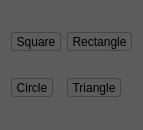
       <widget class="QWidget" name="geometryToolsPage">
        <property name="geometry">
         <rect>
          <x>0</x>
          <y>0</y>
          <width>130</width>
          <height>130</height>
         </rect>
        </property>
        <property name="styleSheet">
         <string notr="true">QWidget {
	background-color: #5C5C5C;
	background: #5C5C5C url(:/icons/images/dock/noise.png);
}

QToolButton { /* all types of tool button */
     border: 1px solid #454545;
     border-radius: 3px;
	background-color: qlineargradient(x1: 0, y1: 0, x2: 0, y2: 1,
                                       stop: 0 #f6f7fa, stop: 1 #dadbde);
 }

QToolButton:pressed {
     background-color: qlineargradient(x1: 0, y1: 0, x2: 0, y2: 1,
                                       stop: 0 #dadbde, stop: 1 #f6f7fa);
 }
</string>
        </property>
        <attribute name="icon">
         <iconset resource="Image-Resources.qrc">
          <normaloff>:/icons/images/items/text.png</normaloff>:/icons/images/items/text.png</iconset>
        </attribute>
        <attribute name="label">
         <string>&amp;Miscellaneous</string>
        </attribute>
        <attribute name="toolTip">
         <string>Shapes and more tools to add to the diagram!</string>
        </attribute>
        <layout class="QGridLayout" name="gridLayout_3">
         <item row="0" column="1">
          <widget class="QToolButton" name="addRectangleButton">
           <property name="toolTip">
            <string>Rectangle</string>
           </property>
           <property name="statusTip">
            <string>Add a Rectangular Note</string>
           </property>
           <property name="whatsThis">
            <string>Rectangle Tool</string>
           </property>
           <property name="accessibleName">
            <string>Rectangle</string>
           </property>
           <property name="accessibleDescription">
            <string>Add a Rectangular Note</string>
           </property>
           <property name="text">
            <string>Rectangle</string>
           </property>
           <property name="icon">
            <iconset resource="Image-Resources.qrc">
             <normaloff>:/icons/images/items/rectangle.png</normaloff>:/icons/images/items/rectangle.png</iconset>
           </property>
           <property name="iconSize">
            <size>
             <width>48</width>
             <height>48</height>
            </size>
           </property>
           <property name="shortcut">
            <string>R</string>
           </property>
          </widget>
         </item>
         <item row="0" column="0">
          <widget class="QToolButton" name="addSquareButton">
           <property name="toolTip">
            <string>Square</string>
           </property>
           <property name="statusTip">
            <string>Add a Square Note</string>
           </property>
           <property name="whatsThis">
            <string>Square Tool</string>
           </property>
           <property name="accessibleName">
            <string>Square</string>
           </property>
           <property name="accessibleDescription">
            <string>Add a Square Note</string>
           </property>
           <property name="text">
            <string>Square</string>
           </property>
           <property name="icon">
            <iconset resource="Image-Resources.qrc">
             <normaloff>:/icons/images/items/square.png</normaloff>:/icons/images/items/square.png</iconset>
           </property>
           <property name="iconSize">
            <size>
             <width>48</width>
             <height>48</height>
            </size>
           </property>
           <property name="shortcut">
            <string>S</string>
           </property>
          </widget>
         </item>
         <item row="1" column="0">
          <widget class="QToolButton" name="addCircleButton">
           <property name="toolTip">
            <string>Circle</string>
           </property>
           <property name="statusTip">
            <string>Add a Circle</string>
           </property>
           <property name="whatsThis">
            <string>Circle Tool</string>
           </property>
           <property name="accessibleName">
            <string>Circle</string>
           </property>
           <property name="accessibleDescription">
            <string>Add a Circle</string>
           </property>
           <property name="text">
            <string>Circle</string>
           </property>
           <property name="icon">
            <iconset resource="Image-Resources.qrc">
             <normaloff>:/icons/images/items/circle.png</normaloff>:/icons/images/items/circle.png</iconset>
           </property>
           <property name="iconSize">
            <size>
             <width>48</width>
             <height>48</height>
            </size>
           </property>
           <property name="shortcut">
            <string>C</string>
           </property>
          </widget>
         </item>
         <item row="1" column="1">
          <widget class="QToolButton" name="addTriangleButton">
           <property name="toolTip">
            <string>Triangle</string>
           </property>
           <property name="statusTip">
            <string>Add a Triangle</string>
           </property>
           <property name="whatsThis">
            <string>Triangle Tool</string>
           </property>
           <property name="accessibleName">
            <string>Triangle</string>
           </property>
           <property name="accessibleDescription">
            <string>Add a Triangle</string>
           </property>
           <property name="text">
            <string>Triangle</string>
           </property>
           <property name="icon">
            <iconset resource="Image-Resources.qrc">
             <normaloff>:/icons/images/items/triangle.png</normaloff>:/icons/images/items/triangle.png</iconset>
           </property>
           <property name="iconSize">
            <size>
             <width>48</width>
             <height>48</height>
            </size>
           </property>
           <property name="shortcut">
            <string>T</string>
           </property>
          </widget>
         </item>
        </layout>
       </widget>
